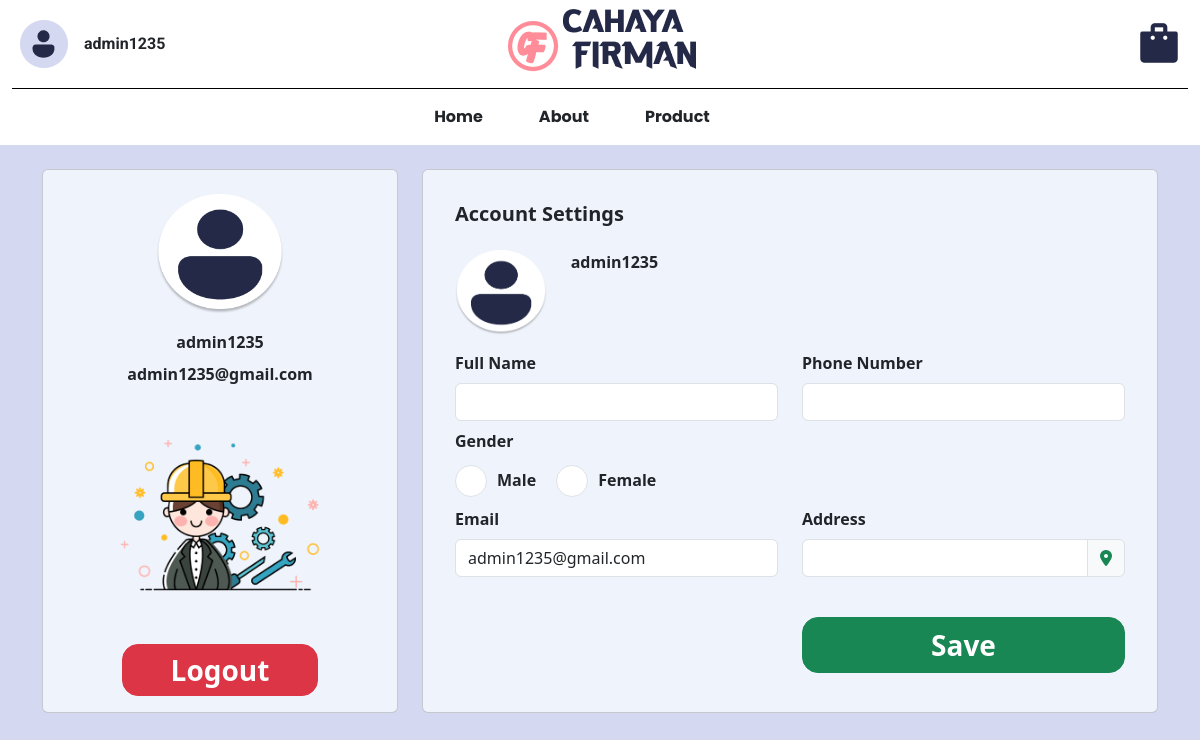
/profil (signed in), run on an earlier commit of the app's database.
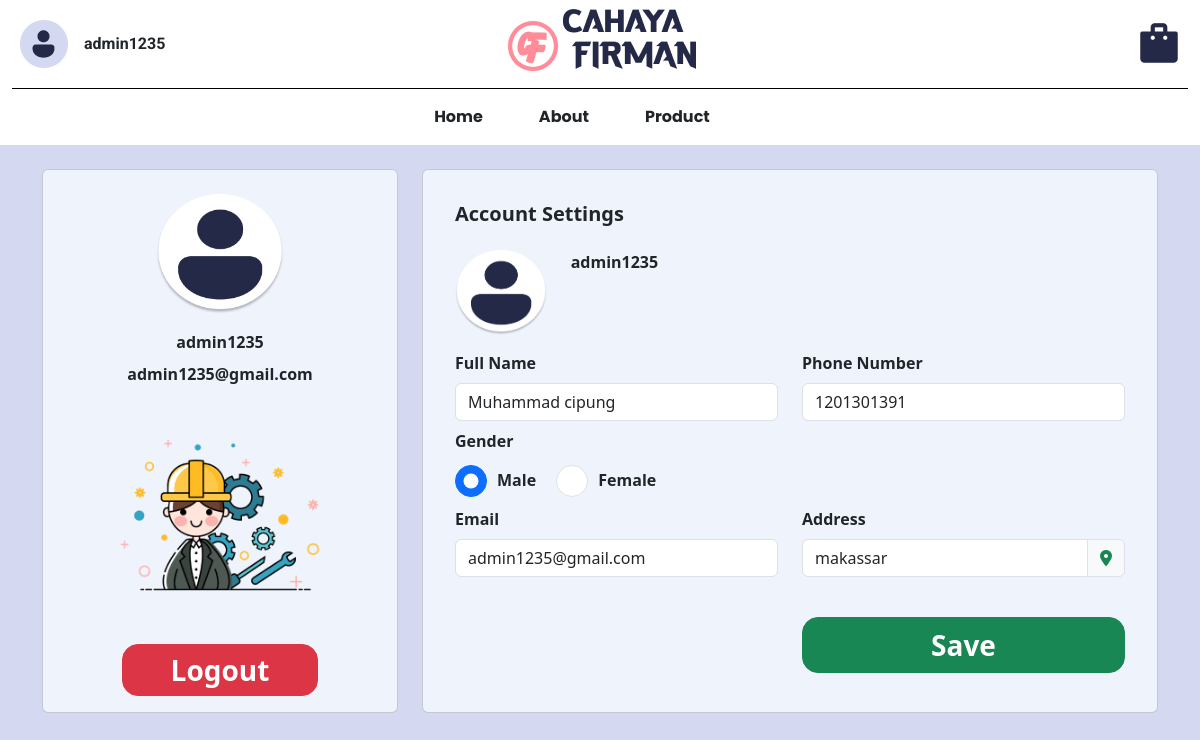
And on a later commit of the database.
### models/user.py (models this page shows, shortened)
class User(db.Model, UserMixin):
    id_user = db.Column(db.Integer, primary_key=True)
    username = db.Column(db.String(20), nullable=False, unique=True)
    email = db.Column(db.String(120), nullable=False, unique=True)
    password = db.Column(db.String(80), nullable=False)
    fullname = db.Column(db.String(60), nullable=True, unique=False)
    gender = db.Column(db.CHAR(1), nullable=True, unique=False)
    telephone = db.Column(db.Integer, nullable=True, unique=False)
    address = db.Column(db.String(60), nullable=True, unique=False)

### app.py (the view)
@app.route("/profil")
@login_required
def profil():
    return render_template("profil.html",user=current_user)

### app.py (called while the page is built)
@login_manager.user_loader
def load_user(user_id):
    return User.query.get(int(user_id))

### templates/profil.html (shortened to what this page needs)
<!doctype html>
<html lang="en">
<head>
    <link href="https://cdn.jsdelivr.net/npm/bootstrap@5.3.2/dist/css/bootstrap.min.css" rel="stylesheet"
>
    <link rel="stylesheet" href="https://cdnjs.cloudflare.com/ajax/libs/font-awesome/6.4.2/css/all.min.css"
 />
</head>
<body>
    <div class="containernaNavbar" style="background-color: white;">
        <div class="container-satu">
            <div class="layanan satu d-flex align-items-center">
                <div class="col d-flex justify-content-start" id="profileContainer">
                    <div class="d-flex align-items-center p-3 ms-1">
                        <img src="{{ url_for('static', filename='asset/Navbar/profile_user.png') }}"
                            class="img-fluid me-3">
                        <p class="mt-3"> {% if current_user.is_authenticated %}
                            {{ current_user.username }}
                        {% else %}
                            guest
                        {% endif %}</p>
                    </div>
                </div>
            </div>
            <div class="layanan dua">
                <div class="col d-flex justify-content-center align-items-center" id="logoCahayaFirmanContainer">
                    <img src="{{ url_for('static', filename='asset/Navbar/Logo.png') }}" class="img-fluid">
                </div>
            </div>
            <div class="layanan tiga d-flex align-items-center">
                <div class="col d-flex justify-content-end">
                    <div class="d-flex flex-column align-items-center" id="keranjangContainer">
                        <img src="{{ url_for('static', filename='asset/bucket.png') }}" class="img-fluid me-3">
                    </div>
                </div>
            </div>
        </div>
        <div class="garis"></div>
        <div class="container d-flex justify-content-center">
            <div class="row">
                <div class="col order-last mx-3 mt-2">
                </div>
                <div class="col mx-3 mt-3" id="aboutContainer">
                    <p class="teks-bold">About</p>
                </div>
                <div class="col mx-3 mt-3" id="productContainer">
                    <p class="teks-bold">Product</p>
                </div>
                <div class="col order-first mx-3 mt-3" id="homeContainer">
                    <p class="teks-bold">Home</p>
                </div>
            </div>
        </div>
    </div>
    <div class="container mt-4">
        <div class="row">
            <div class="col-4">
                <div class="card h-100">
                    <div class="card-body">
                        <div class="row">
                            <div class="col align-self-center text-center fw-bold">
                                <img src="static/asset/profil.png" class="mt-2" width="40%" alt="">
                                <div class="username mt-3 mb-2">{{ user.username }}</div>
                                <div class="email">{{ user.email }}</div>
                                <img class="img-fluid" src="static/asset/worker.png" alt="">
                                <form action="{{ url_for('logout') }}" method="POST">
                                    <button class="btn btn-danger fw-bold py-1 px-5 fs-3 rounded-4"
                                        type="submit">Logout</button>
                                </form>
                            </div>
                        </div>
                    </div>
                </div>
            </div>
            <div class="col-8">
                <div class="card h-100 p-3">
                    <div class="card-body fw-bold">
                        <div class="h5 mb-4 fw-bold">Account Settings</div>
                        <div class="row">
                            <div class="col-2">
                                <img src="static/asset/profil.png" width="100%" alt="">
                            </div>
                            <div class="col-10">
                                <div class="username">{{ user.username }}</div>
                            </div>
                        </div>
                        <form action="{{ url_for('update_profile') }}" method="POST">
                            <div class="row mt-3">
                                <div class="col">
                                    <label for="full-name" class="form-label">Full Name</label>
                                    <input type="text" id="full-name" name="fullname"
                                        value="{{ user.fullname if user.fullname is not none else '' }}"
                                        class="form-control">
                                </div>
                                <div class="col">
                                    <label for="phone" class="form-label">Phone Number</label>
                                    <input type="text" id="phone" name="telephone"
                                        value="{{ user.telephone if user.telephone is not none else '' }}"
                                        class="form-control">
                                </div>
                            </div>
                            <div class="row mt-2">
                                <div class="col">
                                    <label for="gender" class="form-label">Gender</label><br>
                                    <div class="form-check form-check-inline">
                                        <input class="form-check-input" type="radio" name="gender" id="inlineRadio1"
                                            value="M" {% if user.gender=='M' %} checked {% endif %}>
                                        <label class="form-check-label" for="inlineRadio1">Male</label>
                                    </div>
                                    <div class="form-check form-check-inline">
                                        <input class="form-check-input" type="radio" name="gender" id="inlineRadio2"
                                            value="F" {% if user.gender=='F' %} checked {% endif %}>
                                        <label class="form-check-label" for="inlineRadio2">Female</label>
                                    </div>
                                </div>
                            </div>
                            <div class="row mt-2">
                                <div class="col">
                                    <label for="email" class="form-label">Email</label>
                                    <input type="text" id="email" name="email"
                                        value="{{ user.email if user.email is not none else '' }}" class="form-control">
                                </div>
                                <div class="col">
                                    <label for="address" class="form-label">Address</label>
                                    <div class="input-group mb-3">
                                        <input type="text" id="address" name="address"
                                            value="{{ user.address if user.address is not none else '' }}"
                                            class="form-control">
                                        <span class="input-group-text"><i
                                                class="fa-solid fa-location-dot text-success"></i></span>
                                    </div>
                                </div>
                            </div>
                            <div class="row mt-4">
                                <div class="col"></div>
                                <div class="col">
                                    <button type="submit"
                                        class="w-100 btn btn-success fw-bold fs-3 rounded-4">Save</button>
                                </div>
                            </div>
                        </form>
                    </div>
                </div>
            </div>
        </div>
    </div>
</body>
</html>

### templates/profil.html (style rules this page uses)
body { background-color: #D4D8F1 !important; }
.card { background-color: #EFF3FB; }
.form-check-input { width: 2em; height: 2em; }
.form-check-label { margin-left: 10px; margin-top: 7px; }
.container-satu { width: 100%; margin: 0% auto; display: flex; justify-content: space-between; }
.layanan { width: 30%; }
.garis { height: 1px; width: 98%; margin: 0% auto; background-color: black; }
.img-fluid { max-width: 80%; height: auto; }
.teks-bold { font-family: 'Poppins', sans-serif; font-weight: bold; }
p.mt-3 { font-family: 'Roboto', sans-serif; font-weight: bold; }

What changed in the data, as far as the page shows it:
changed User "admin1235": fullname (not shown) → "Muhammad cipung"; telephone (not shown) → "1201301391"; gender "☐ Male" → "☑ Male"; address (not shown) → "makassar"
